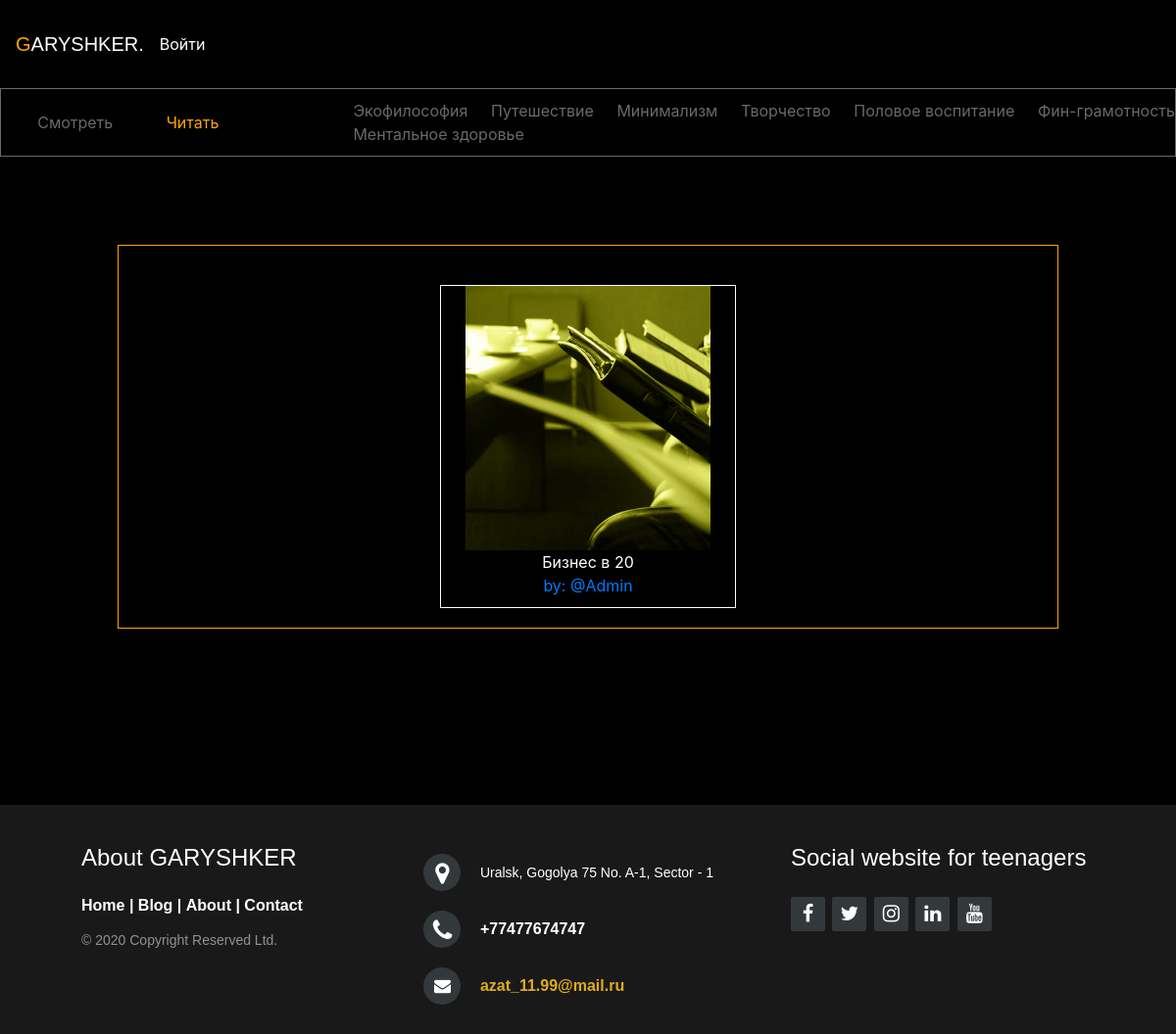
The app's page /obrazovanie/reports/экофилософия-1592681680 with its own data.
### Obrazovanie/models.py (models this page shows, shortened)
class Genre(models.Model):
    name = models.CharField(max_length=120)
    slug = models.SlugField(blank=True, unique=True)

class Report(models.Model):
    author = models.ForeignKey(User, on_delete=models.CASCADE, null=True)
    title = models.CharField(max_length=120)
    image = models.ImageField(blank=True, upload_to='report-image')
    header = models.TextField(blank=True, null=True)
    genre = models.ForeignKey(Genre, on_delete=models.CASCADE, blank=True, null=True)
    body = models.TextField(blank=True, null=True)
    wrote_date = models.DateTimeField(default=timezone.now)
    likes = models.ManyToManyField(User, related_name='likes', blank=True)
    moderation = models.BooleanField("Проверено", default=False)
    favourite = models.ManyToManyField(User, related_name='favourite', blank=True)

### Obrazovanie/views.py (the view)
# urls.py: path('obrazovanie/reports/<str:slug>', genre_detail_report, name='genre_detail_reports_url'),
def genre_detail_report(request, slug):
    genre_all = Genre.objects.all()
    genre = Genre.objects.filter(slug=slug)
    return render(request, 'obrazovanie/genre_detail_report.html', context={'genre': genre, 'genre_all':genre_all})

### Obrazovanie/templates/obrazovanie/genre_detail_report.html (shortened to what this page needs)
{% extends 'base.html' %}
{% block subtitle %}
<div class="item-genre">
  <div class="item-type">
    {% with url_name=request.resolver_match.url_name %}
      <a class="active" style="text-decoration:none;" href="{% url 'obrazovanie_url' %}">Смотреть </a>
      <li class="active">
        <a class="{% if url_name == 'all_reports_url' %}active{% endif %}" style="text-decoration: none;" href="{% url 'all_reports_url' %}">Читать</a>
      </li>
    {% endwith %}
  </div>
  <div class="item-genres">
    {% for genre in genre_all %}
      <li >
        <a class="menu" style="text-decoration:none;" href="{% url 'genre_detail_reports_url' slug=genre.slug %}">{{ genre.name }}</a>
      </li>
      {% endfor %}
  </div>
</div>
{% endblock %}
{% block content %}
  {% for genre in genre %}
  <div class="container-report">
  <div class="report">
    {% for report in genre.report_set.all %}
    <div class="report-detail">
      <a style="text-decoration: none;" href="{% url 'report_detail_url' id=report.id %}">
      <div class="report-image" style="background:url('{{report.image.url}}')">
      </div>
       <div class="report-title">
           {{ report.title }}
       </div>
       </a>
       <div class="report-author">
         <a style="text-decoration:none; color:;" href="{% url 'someone_profile_url' id=report.author.id %}">by: @{{ report.author }}</a>
       </div>
    </div>
    {% endfor %}
  </div>
  </div>
  {% endfor %}
{% endblock %}

### static/css/style.css (style rules this page uses)
* { padding:0; margin:0; }
body { background-color: black!important; height: 100%; margin: 0; padding: 0; }
li { list-style: none; }
li.active>a { color: orange; }
.active { color: orange; }
.item-genre { display: flex; width: 100%; flex-direction: row; flex-flow: wrap; justify-content: space-between; height: 70px; align-items: center; border: 1px solid dimgrey; }
.item-genres { display: flex; width: 70%; flex-direction: row; flex-flow: wrap; justify-content: space-between; }
.item-type { text-decoration: none; display: flex; width: 20%; flex-direction: row; flex-flow: wrap; justify-content: space-around; }
.item-type a { margin-left: 20px; }
.item-genre a { color: dimgrey; }
.container-report { width: 100%; margin-top: 90px; }
.report { border: 1px solid orange; height: auto; display: flex; width: 80%; margin: 0 auto; flex-direction: row; justify-content: space-around; flex-flow: wrap; margin-top: 40px; }
.report-detail { border: 1px solid white; height: 330px; margin-top: 40px; box-sizing: border-box; margin-bottom: 20px; }
.report-image { height: 270px; background-size: cover!important; width: 250px; margin: 0 auto; }
.report-title { width: 300px; margin: 0 auto; text-align: center; color: white; }
.report-author { text-align: center; }

### records on screen
Genre: name "Экофилософия"
Genre: name "Путешествие"
Genre: name "Минимализм"
Genre: name "Творчество"
Genre: name "Половое воспитание"
Genre: name "Фин-грамотность"
Genre: name "Ментальное здоровье"
Report: image (picture), title "Бизнес в 20", author "Admin"
